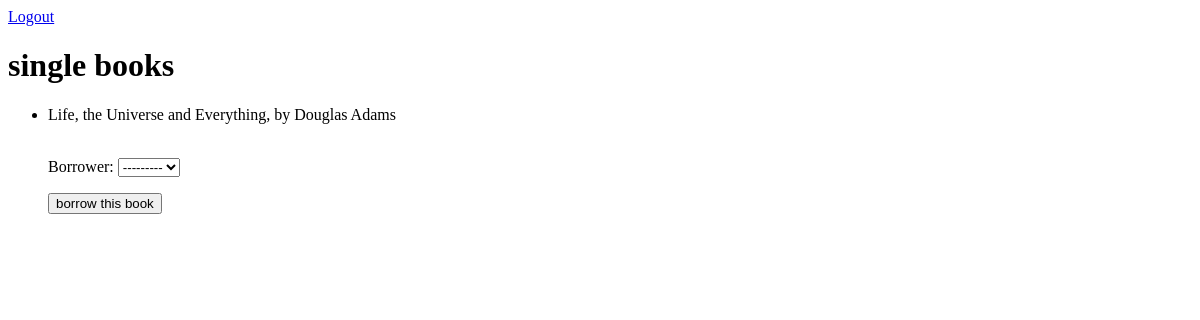
Before: /library/show/1 (signed in) with the older database file.
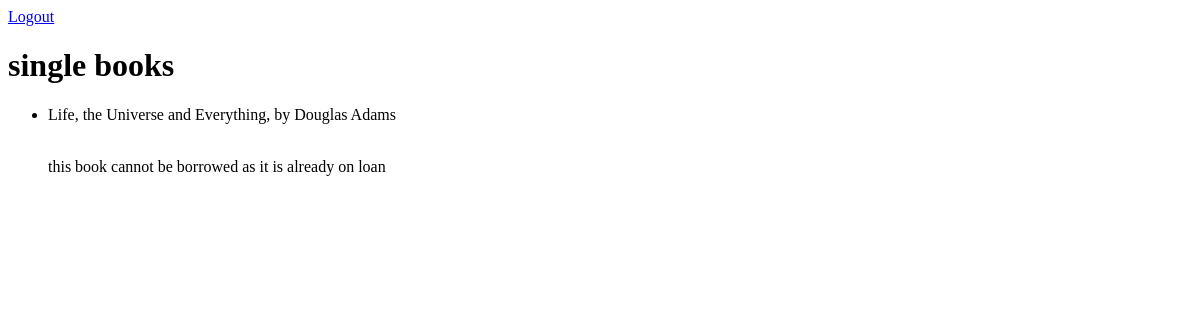
After: the same page with the newer database file.
### library/views.py (the view)
# urls.py: path('show/<int:id>', views.showbyid, name='books-showbyid'),
@login_required
def showbyid(req,id):
    book_to_save = Book.objects.get(id=id)
    if req.method == 'POST':
        form = BorrowBookForm(req.POST)
        if form.is_valid() and not book_to_save.borrower:
            book_to_save.borrower = form.cleaned_data['borrower']
            book_to_save.save()
            return redirect('books-show')
        else:
            book_to_save.borrower = None
            book_to_save.save()
            return redirect('books-show')
    else:
        form = BorrowBookForm()
    data = {'form': form, 'books' : Book.objects.filter(id=id), 'book_to_save':book_to_save}
    return render(req, 'library/book.html', data)

### library/forms.py
class BorrowBookForm(ModelForm):
    class Meta:
        fields = ['borrower']
        model = Book

### library/templates/library/book.html (shortened to what this page needs)
<!DOCTYPE html>
<html lang="en">
<head>
</head>
<body>
    <nav>
        {% if user.is_authenticated %}
        <a href="{% url 'logout' %}">Logout</a>
        {% else %}
        <a href="{% url 'login' %}">Login</a>
        <a href="{% url 'signup' %}">Signup</a>
        {% endif %}
    </nav>
    <h1>single books</h1>
    <ul>
        <li>{{book_to_save.title}}, by {{book_to_save.author}}</li>
        <br>
        {% if book_to_save.borrower == null %}
        <form method="POST">
            {{ form.as_p }}
            <input type="submit" value="borrow this book">
        </form>
        {% else %}
        <p>this book cannot be borrowed as it is already on loan</p>
        {%endif%}
    </ul>
</body>
</html>

Changed rows visible on the page:
changed Book "Life, the Universe and Everything": borrower_id empty → 2 (drawn)
Other visible differences:
form field borrower: "---------" → (not shown)
form field value: "borrow this book" → (not shown)
text no longer shown: "Borrower:"
text now shown: "this book cannot be borrowed as it is already on loan"
